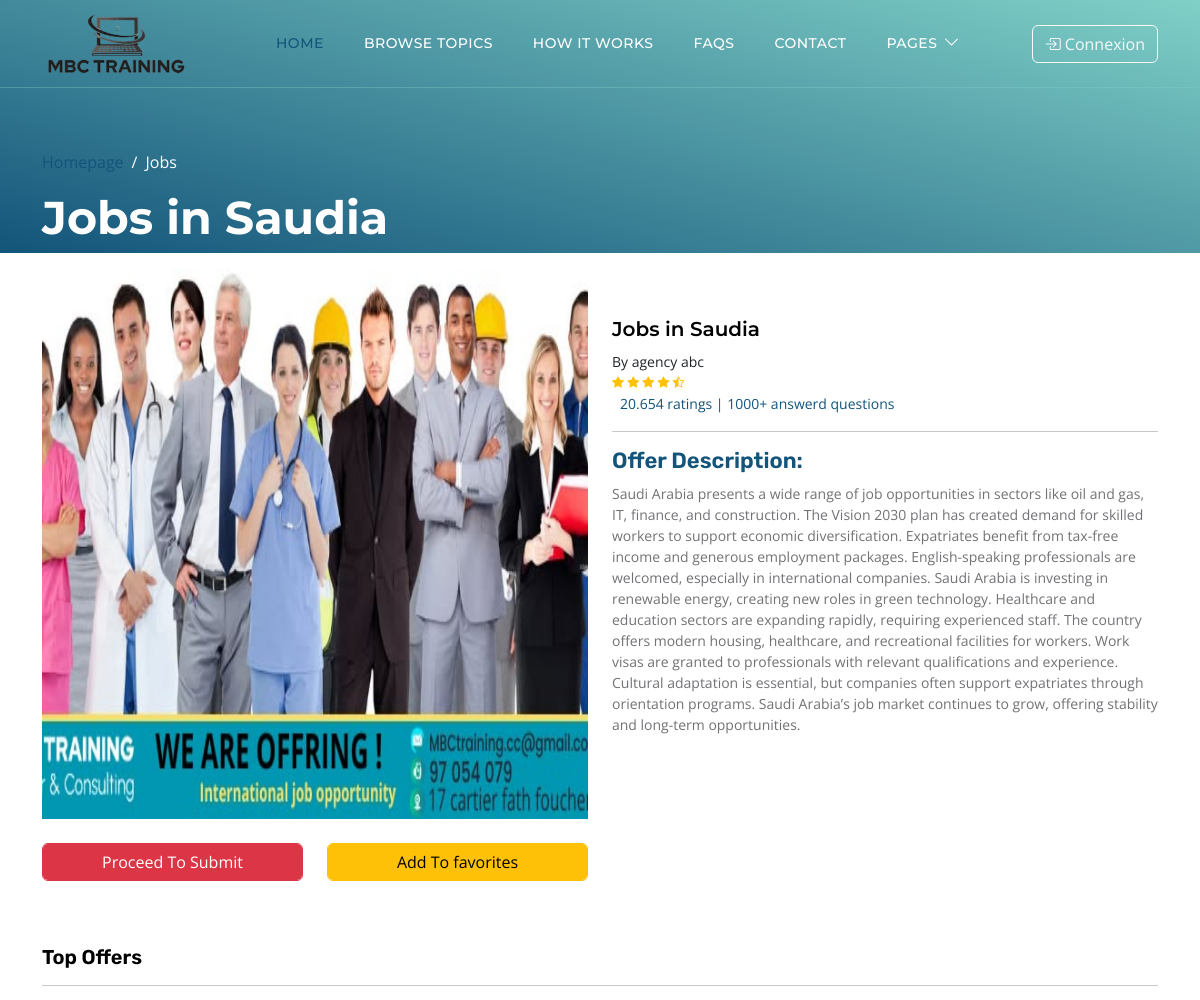
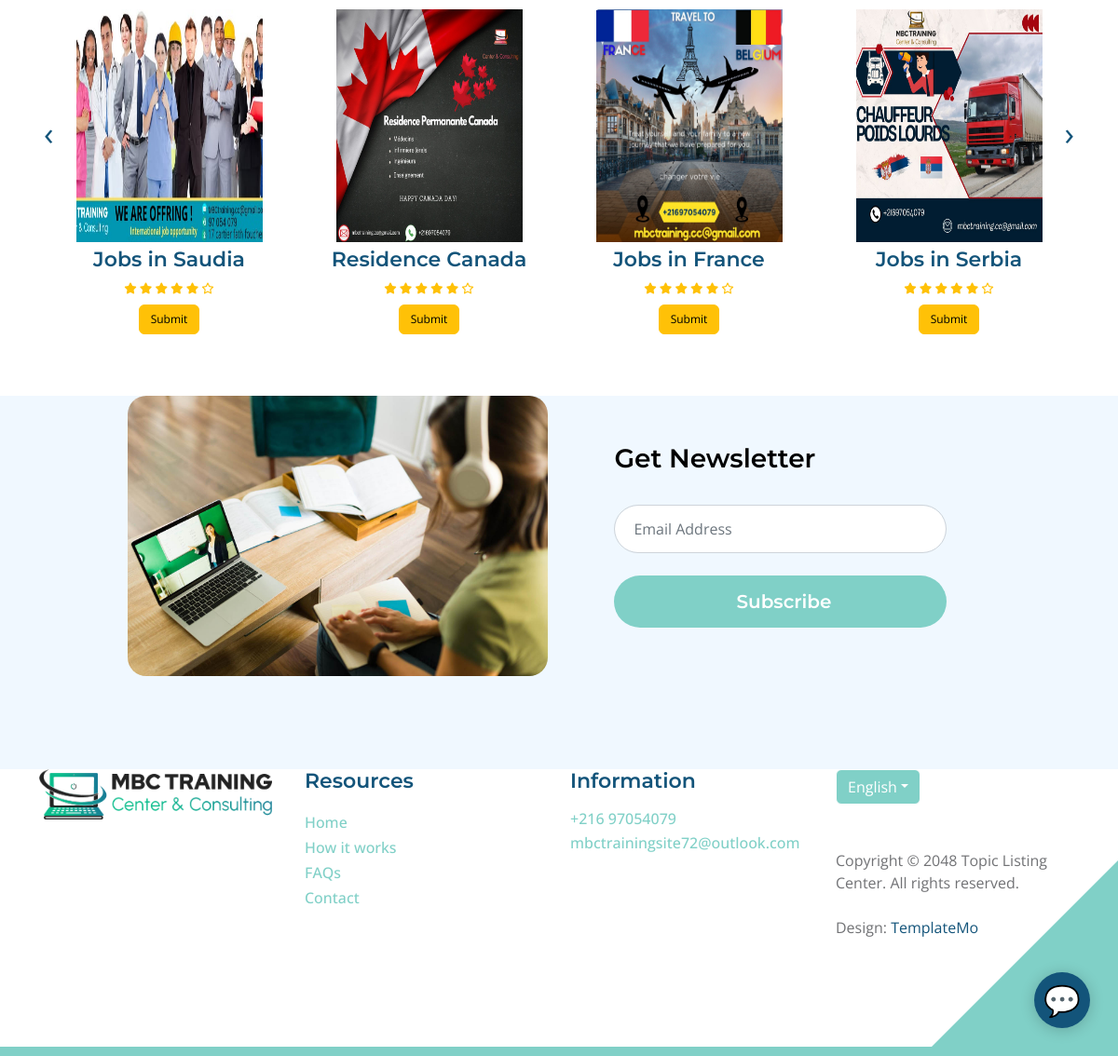
/offer.php?item_id=3, run on the app's committed database (2 pictures, top to bottom).
### tables this page shows
CREATE TABLE `offer` (
  `item_id` INT(11) NOT NULL AUTO_INCREMENT,
  `item_name` VARCHAR(255) NOT NULL,
  `item_category` VARCHAR(255) NOT NULL,
  `item_image` VARCHAR(255) NOT NULL,
  `item_description` TEXT NOT NULL,
  `item_subdescription` VARCHAR(255) NOT NULL,
  `item_register` DATETIME DEFAULT NULL,
  PRIMARY KEY (`item_id`)
);

### database/DBController.php (called while the page is built, shortened)
<?php
class DBController {
    protected $host = "localhost";
    protected $user = "root";
    protected $password = "";
    protected $database = "consulting";
    public function __construct() {
        $this->con = mysqli_connect($this->host, $this->user, $this->password, $this->database);
    }
}
?>

### functions.php (called while the page is built, shortened)
<?php
require('database/DBController.php');
require('database/Offer.php');
$db = new DBController();
$offer = new Offer($db);
$favorite = new Favorite($db);
?>

### database/Offer.php (called while the page is built, shortened)
<?php
class Offer {
    public $db = null;
    public function __construct(DBController $db) {
        $this->db = $db;
    }
    public function getData($table = 'offer') {
        $result = $this->db->con->query("SELECT * FROM {$table}");
        $resultArray = array();
        while($item = mysqli_fetch_array($result, MYSQLI_ASSOC)) {
            $resultArray[] = $item;
        }
        return $resultArray;
    }
}
?>

### Template/_top-offers.php (the view, shortened to what this page needs)
<?php
$offer_shuffle = $offer->getData();
shuffle($offer_shuffle);
?>
<div id="top-offers">
    <div class="container py-5">
        <h4 class="font-size-20 font-rubik">Top Offers</h4>
        <hr>
        <div class="owl-carousel owl-theme">
            <?php foreach($offer_shuffle as $item) { ?>
            <div class="item py-2 text-center">
                <div class="offer font-rale">
                    <a href="<?php printf('offer.php?item_id=%d', $item['item_id']); ?>"><img src="<?php echo $item['item_image'] ?? './images/offers/job offers france.jpg'; ?>" alt="offer1" class="img-fluid" style="width:200px;height:250px;"></a>
                    <div>
                        <h6><?php echo $item['item_name'] ?? 'Unknown Offer'; ?></h6>
                        <div class="rating text-warning font-size-12">
                            <span><i class="fas fa-star"></i></span>
                            <span><i class="fas fa-star"></i></span>
                            <span><i class="fas fa-star"></i></span>
                            <span><i class="fas fa-star"></i></span>
                            <span><i class="fas fa-star"></i></span>
                            <span><i class="far fa-star"></i></span>
                        </div>
                        <form method="post">
                            <?php
                                if (in_array($item['item_id'], $favorite->getFavoritesById($offer->getData('favorites')) ?? [])) {
                                    echo '<button type="submit" disabled class="btn btn-warning font-size-12 mt-2" name="top-offer-submit">In Favorites</button>';
                                } else {
                                    echo '<button type="submit" class="btn btn-warning font-size-12 mt-2" name="top-offer-submit">Submit</button>';
                                }
                            ?>
                        </form>
                    </div>
                </div>
            </div>
            <?php } ?>
        </div>
    </div>
</div>

### offer.php (shortened to what this page needs)
<?php
include('header.php');
$item_id = $_GET['item_id'] ?? 1;
foreach ($offer->getData() as $item):
    if($item['item_id'] == $item_id):
        include('Template/_header-offer.php');
        include('Template/_offer.php');
endif;
endforeach;
include('Template/_top-offers.php');
include('Template/_newsletter.php');
include('footer.php');
?>

### Template/_header-offer.php
<header class="site-header d-flex flex-column justify-content-center align-items-center">
    <div class="container">
        <div class="row align-items-center">
            <div class="col-lg-5 col-12">
                <nav aria-label="breadcrumb">
                    <ol class="breadcrumb">
                        <li class="breadcrumb-item"><a href="index.php">Homepage</a></li>
                        <li class="breadcrumb-item active" aria-current="page"><?php echo$item['item_category']; ?></li>
                    </ol>
                </nav>
                <h2 class="text-white"><?php echo $item['item_name']; ?></h2>
            </div>
        </div>
    </div>
</header>

### Template/_offer.php (shortened to what this page needs)
<section id="product" class="py-3">
    <div class="container">
        <div class="row">
            <div class="col-sm-6">
                <img src="<?php echo $item['item_image']; ?>" alt="product" style="width: 100%; height: 550px;">
                <div class="row font-size-16 font-baloo pt-4">
                    <div class="col">
                        <button type="submit" class="btn btn-danger form-control">Proceed To Submit</button>
                    </div>
                    <div class="col">
                        <form method="POST">
                            <?php
                                if (in_array($item['item_id'], $favorite->getFavoritesById($offer->getData('favorites')) ?? [])) {
                                    echo '<button type="submit" disabled class="btn btn-warning form-control">In Favorites</button>';
                                }
                                else {
                                    echo '<button type="submit" name="add_to_favorites" class="btn btn-warning form-control">Add To favorites</button>';
                                }
                            ?>
                        </form>
                    </div>
                </div>
            </div>
            <div class="col-sm-6 py-5">
                <h5 class="font-baloo font-size-20"><?php echo $item['item_name']; ?></h5>
                <small>By agency abc</small>
                <div class="d-flex">
                    <div class="rating text-warning font-size-12">
                        <span><i class="bi bi-star-fill"></i></span>
                        <span><i class="bi bi-star-fill"></i></span>
                        <span><i class="bi bi-star-fill"></i></span>
                        <span><i class="bi bi-star-fill"></i></span>
                        <span><i class="bi bi-star-half"></i></span>
                    </div>
                </div>
                <a href="#" class="px-2 font-size-14 font-rale" style="text-decoration: none;">20.654 ratings | 1000+ answerd questions</a>
                <hr>
                <h6 class="font-rubik">Offer Description:</h6>
                <p class="font-rale font-size-14"><?php echo $item['item_description'] ?? 'No description available'; ?></p>
            </div>
        </div>
    </div>
</section>

### css/templatemo-topic-listing.css (style rules this page uses)
:root { --white-color: #ffffff; --primary-color: #13547a; --secondary-color: #80d0c7; --section-bg-color: #f0f8ff; --custom-btn-bg-color: #80d0c7; --custom-btn-bg-hover-color: #13547a; --dark-color: #000000; --p-color: #717275; --border-color: #7fffd4; --link-hover-color: #13547a; --body-font-family: 'Open Sans', sans-serif; --title-font-family: 'Montserrat', sans-serif; --h1-font-size: 58px; --h2-font-size: 46px; --h3-font-size: 32px; --h4-font-size: 28px; --h5-font-size: 24px; --h6-font-size: 22px; --p-font-size: 20px; --menu-font-size: 14px; --btn-font-size: 18px; --copyright-font-size: 16px; --border-radius-large: 100px; --border-radius-medium: 20px; --border-radius-small: 10px; --font-weight-normal: 400; --font-weight-medium: 500; --font-weight-semibold: 600; --font-weight-bold: 700; }
body { background-color: var(--white-color); font-family: var(--body-font-family); }
h2, h3, h4, h5, h6 { color: var(--dark-color); }
h1, h2, h3, h4, h5, h6 { font-family: var(--title-font-family); font-weight: var(--font-weight-semibold); }
h2 { font-size: var(--h2-font-size); font-weight: var(--font-weight-bold); }
h4 { font-size: var(--h4-font-size); }
h5 { font-size: var(--h5-font-size); }
h6 { color: var(--primary-color); font-size: var(--h6-font-size); }
p { color: var(--p-color); font-size: var(--p-font-size); font-weight: var(--font-weight-normal); }
a, button { touch-action: manipulation; transition: all 0.3s; }
a { display: inline-block; color: var(--primary-color); text-decoration: none; }
.site-header { background-image: linear-gradient(15deg, #13547a 0%, #80d0c7 100%); padding-top: 150px; padding-bottom: 80px; }
.site-header .container { height: 100%; }
.breadcrumb-item+.breadcrumb-item::before, .breadcrumb-item a:hover, .breadcrumb-item.active { color: var(--white-color); }
.site-header { padding-bottom: 0 !important; }
.font-size-12 { font-size: 12px; }
.font-size-14 { font-size: 14px; }
.font-size-20 { font-size: 20px; }
.font-rubik { font-family: "Rubik", cursive; }
#top-offers .owl-carousel .item .offer a { overflow: hidden; }
#top-offers .owl-carousel .item .offer img { transition: transform .5s ease; }

### data on the page
offer: item_category "Jobs", item_name "Jobs in Saudia", item_image (picture), item_description "Saudi Arabia presents a wide range of job opportunities in sectors like oil and gas, IT, finance, and construction. The Vision 2030 plan has created demand for skilled workers to support economic diversification. Expatriates benefit from tax-free income and generous employment packages. English-speaking professionals are welcomed, especially in international companies. Saudi Arabia is investing in renewable energy, creating new roles in green technology. Healthcare and education sectors are expanding rapidly, requiring experienced staff. The country offers modern housing, healthcare, and recreational facilities for workers. Work visas are granted to professionals with relevant…"
offer: item_image (picture), item_name "Residence Canada"
offer: item_image (picture), item_name "Jobs in France"
offer: item_image (picture), item_name "Jobs in Serbia"
